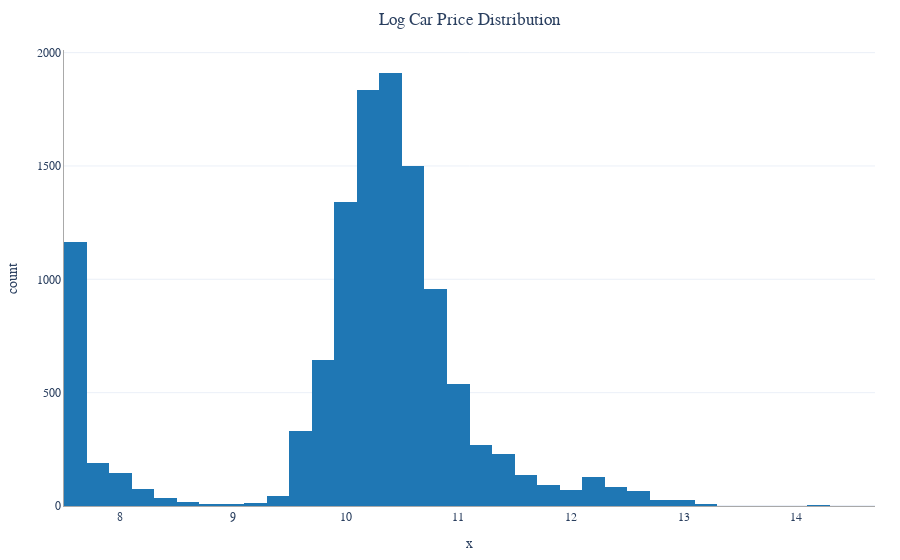

The notebook cell saved with this chart:
### Code cell
fig = px.histogram(x=price_logs, nbins=50, title='Log Car Price Distribution')
fig.show()

### Figure 1 — Plotly figure (JSON) as saved in the notebook; plotly's stock layout.template omitted (floating-point values rounded to 4 significant figures; data arrays with more than 128 entries replaced by an {"elided": "..."} marker saying what was removed)
{"data": [{"alignmentgroup": "True", "bingroup": "x", "hovertemplate": "x=%{x}<br>count=%{y}<extra></extra>", "legendgroup": "", "marker": {"color": "#1F77B4", "pattern": {"shape": ""}}, "name": "", "nbinsx": 50, "offsetgroup": "", "orientation": "v", "showlegend": false, "type": "histogram", "x": {"elided": "11914 float values"}, "xaxis": "x", "yaxis": "y"}], "layout": {"barmode": "relative", "legend": {"tracegroupgap": 0}, "title": {"text": "Log Car Price Distribution"}, "xaxis": {"anchor": "y", "domain": [0, 1], "title": {"text": "x"}}, "yaxis": {"anchor": "x", "domain": [0, 1], "title": {"text": "count"}}}}
